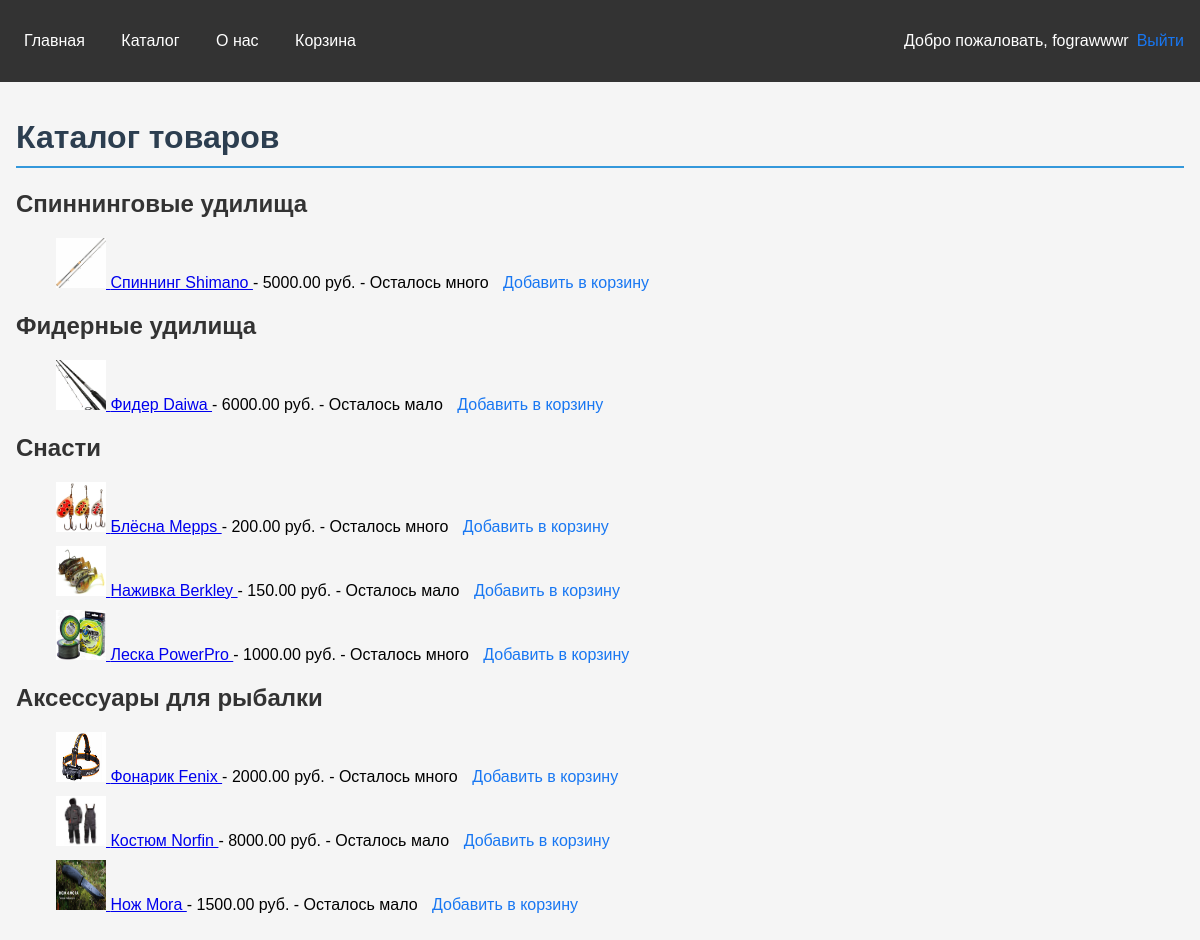
Page /catalog/ (signed in) on the committed database.
### main/models.py (models this page shows, shortened)
class Category(models.Model):
    name = models.CharField(max_length=100)
    parent = models.ForeignKey('self', on_delete=models.CASCADE, null=True, blank=True, related_name='children')
    def __str__(self):
        return self.name

class Product(models.Model):
    name = models.CharField(max_length=100)
    description = models.TextField()
    price = models.DecimalField(max_digits=10, decimal_places=2)
    category = models.ForeignKey(Category, on_delete=models.CASCADE, null=True, blank=True )
    stock = models.PositiveIntegerField(default=0)
    image = models.ImageField(upload_to='products/', null=True, blank=True)
    @property
    def stock_status(self):
        if self.stock > 10:
            return "Осталось много"
        elif self.stock > 0:
            return "Осталось мало"
        else:
            "Нет в наличии"

### main/views.py (the view)
# urls.py: path('catalog/', CatalogView.as_view(), name='catalog'),
class CatalogView(ListView):
    model = Product
    template_name = 'catalog.html'
    def get_context_data(self, **kwargs):
        context = super().get_context_data(**kwargs)
        top_categories = Category.objects.filter(parent__isnull=True)
        print(f"Top categories: {top_categories}")
        context['top_categories'] = top_categories
        return context

### main/templates/catalog.html (shortened to what this page needs)
{% extends 'main/base.html' %}
{% block content %}
    <div class="container" style="max-width: 1200px; margin: 0 auto;">
        <h1 style="color: #2c3e50; border-bottom: 2px solid #3498db; padding-bottom: 10px;">Каталог товаров</h1>
        <ul style="list-style: none; padding: 0;">
        {% for top_cat in top_categories %}
            <li style="margin-bottom: 20px;">
                <h2 style="color: #333; font-size: 1.5rem;">{{ top_cat.name }}</h2>
                <ul style="list-style: none; padding-left: 20px;">
                {% if top_cat.product_set.all %}
                <ul style="list-style: none; padding-left: 20px;">
                    {% for product in top_cat.product_set.all %}
                        <li style="margin-bottom: 10px;">
                            <a href="{% url 'product_detail' pk=product.pk %}">
                                {% if product.image %}
                                    <img src="{{ product.image.url }}" alt="{{ product.name }}" width="50" height="50">
                                {% else %}
                                    <img src="/media/default_product_image.jpg" alt="Default Image" width="50" height="50">
                                {% endif %}
                                {{ product.name }}
                            </a>
                            - {{ product.price }} руб. - {{ product.stock_status }}
                            <a href="{% url 'add_to_cart' product.id %}" style="color: #1877f2; text-decoration: none; margin-left: 10px;">Добавить в корзину</a>
                        </li>
                    {% endfor %}
                    </ul>
                {% endif %}
                </ul>
            </li>
        {% endfor %}
        </ul>
    </div>
{% endblock %}

### main/templates/main/base.html (shortened to what this page needs)
<!DOCTYPE html>
<html lang="ru">
<head>
</head>
<body>
    <header>
        <nav>
            <a href="{% url 'home' %}">Главная</a>
            <a href="{% url 'catalog' %}">Каталог</a>
            <a href="{% url 'about' %}">О нас</a>
            <a href="{% url 'cart' %}">Корзина</a>
        </nav>
        <div class="auth">
            {% if user.is_authenticated %}
                <p>Добро пожаловать, {{ user.username }}</p>
                <a href="{% url 'logout' %}">Выйти</a>
            {% endif %}
        </div>
    </header>
    <main>
        {% block content %}{% endblock %}
    </main>
</body>
</html>

### main/templates/main/base.html (style rules this page uses)
body { font-family: Arial, sans-serif; margin: 0; padding: 0; background-color: #f5f5f5; }
header { background-color: #333; color: white; padding: 1rem; display: flex; justify-content: space-between; align-items: center; }
nav a { color: white; text-decoration: none; margin-right: 1rem; padding: 0.5rem; transition: all 0.3s; }
.auth { display: flex; align-items: center; }
.auth a { color: #1877f2; text-decoration: none; margin-left: 0.5rem; }
main { padding: 1rem; max-width: 1200px; margin: 0 auto; }

### rows in the picture
Category: name "Спиннинговые удилища"
Product: image (picture), name "Спиннинг Shimano", price "5000.00", stock_status "Осталось много"
Category: name "Фидерные удилища"
Product: image (picture), name "Фидер Daiwa", price "6000.00", stock_status "Осталось мало"
Category: name "Снасти"
Product: image (picture), name "Блёсна Mepps", price "200.00", stock_status "Осталось много"
Product: image (picture), name "Наживка Berkley", price "150.00", stock_status "Осталось мало"
Product: image (picture), name "Леска PowerPro", price "1000.00", stock_status "Осталось много"
Category: name "Аксессуары для рыбалки"
Product: image (picture), name "Фонарик Fenix", price "2000.00", stock_status "Осталось много"
Product: image (picture), name "Костюм Norfin", price "8000.00", stock_status "Осталось мало"
Product: image (picture), name "Нож Mora", price "1500.00", stock_status "Осталось мало"

### other values in the picture
{{ user.username }} "fograwwwr"
